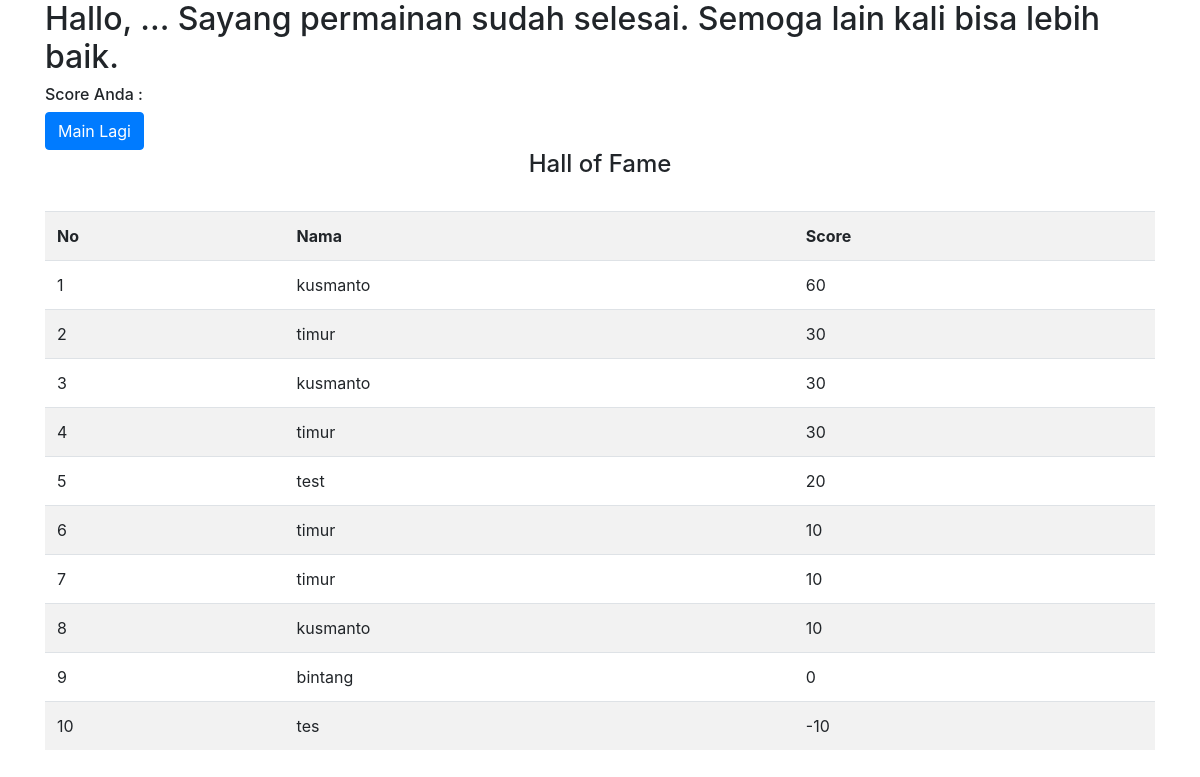
Screenshot of /hall.php with the database file from the repository.
### tables this page shows
CREATE TABLE `hall_of_fame` (
  `id` int(11) NOT NULL,
  `nama` varchar(50) NOT NULL,
  `skor` int(11) NOT NULL
);

### hall.php (the view, shortened to what this page needs)
<!DOCTYPE html>
<html>
<head>
  	<link rel="stylesheet" href="https://maxcdn.bootstrapcdn.com/bootstrap/4.4.1/css/bootstrap.min.css">
</head>
<body>
<div class="container">
	<h2>
		Hallo, <?php echo $_SESSION['nama']; ?>... Sayang permainan sudah selesai. Semoga lain kali bisa lebih baik.
	</h2>
	<h6>
		Score Anda : <?php echo $_SESSION['skor']; ?>
	</h6>
	<a href="index.php" class="btn btn-primary">Main Lagi</a>
</div>
<div class="container">
	<h4 align="center">Hall of Fame</h4>
	<br>
	<table class="table table-striped table-hover">
		<tr>
			<th>No</th>
			<th>Nama</th>
			<th>Score</th>
		</tr>
		<?php
		include_once('koneksi.php');
		$no = 1;
		$sql = mysqli_query($mysqli, "SELECT * FROM hall_of_fame ORDER BY hall_of_fame.skor DESC LIMIT 10");
		while($data = mysqli_fetch_array($sql)){
			echo "<tr>";
			echo "<td>".$no++."</td>";
			echo "<td>".$data['nama']."</td>";
			echo "<td>".$data['skor']."</td>";
			echo "</tr>";
		}
		?>
	</table>
</div>
</body>
</html>

### rows the page displays
hall_of_fame: nama "kusmanto", skor "60"
hall_of_fame: nama "timur", skor "30"
hall_of_fame: nama "kusmanto", skor "30"
hall_of_fame: nama "timur", skor "30"
hall_of_fame: nama "test", skor "20"
hall_of_fame: nama "timur", skor "10"
hall_of_fame: nama "timur", skor "10"
hall_of_fame: nama "kusmanto", skor "10"
hall_of_fame: nama "bintang", skor "0"
hall_of_fame: nama "tes", skor "-10"
